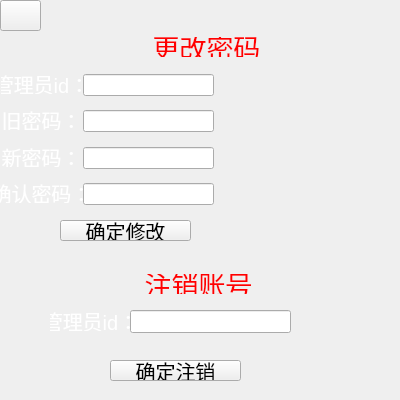
<?xml version="1.0" encoding="UTF-8"?>
<ui version="4.0">
 <class>ModifyAccount</class>
 <widget class="QWidget" name="ModifyAccount">
  <property name="geometry">
   <rect>
    <x>0</x>
    <y>0</y>
    <width>400</width>
    <height>400</height>
   </rect>
  </property>
  <property name="windowTitle">
   <string>Form</string>
  </property>
  <widget class="QLabel" name="label_2">
   <property name="geometry">
    <rect>
     <x>1</x>
     <y>74</y>
     <width>81</width>
     <height>20</height>
    </rect>
   </property>
   <property name="sizePolicy">
    <sizepolicy hsizetype="Expanding" vsizetype="Expanding">
     <horstretch>0</horstretch>
     <verstretch>0</verstretch>
    </sizepolicy>
   </property>
   <property name="font">
    <font>
     <pointsize>15</pointsize>
    </font>
   </property>
   <property name="styleSheet">
    <string notr="true">color: rgb(255, 255, 255);</string>
   </property>
   <property name="text">
    <string>管理员id：</string>
   </property>
   <property name="alignment">
    <set>Qt::AlignCenter</set>
   </property>
  </widget>
  <widget class="QLineEdit" name="lineEdit_modid">
   <property name="geometry">
    <rect>
     <x>83</x>
     <y>74</y>
     <width>131</width>
     <height>22</height>
    </rect>
   </property>
   <property name="sizePolicy">
    <sizepolicy hsizetype="Expanding" vsizetype="Expanding">
     <horstretch>0</horstretch>
     <verstretch>0</verstretch>
    </sizepolicy>
   </property>
  </widget>
  <widget class="QLabel" name="label_3">
   <property name="geometry">
    <rect>
     <x>1</x>
     <y>110</y>
     <width>81</width>
     <height>20</height>
    </rect>
   </property>
   <property name="sizePolicy">
    <sizepolicy hsizetype="Expanding" vsizetype="Expanding">
     <horstretch>0</horstretch>
     <verstretch>0</verstretch>
    </sizepolicy>
   </property>
   <property name="font">
    <font>
     <pointsize>15</pointsize>
    </font>
   </property>
   <property name="styleSheet">
    <string notr="true">color: rgb(255, 255, 255);</string>
   </property>
   <property name="text">
    <string>旧密码：</string>
   </property>
   <property name="alignment">
    <set>Qt::AlignCenter</set>
   </property>
  </widget>
  <widget class="QLineEdit" name="lineEdit_oldpass">
   <property name="geometry">
    <rect>
     <x>83</x>
     <y>110</y>
     <width>131</width>
     <height>22</height>
    </rect>
   </property>
   <property name="sizePolicy">
    <sizepolicy hsizetype="Expanding" vsizetype="Expanding">
     <horstretch>0</horstretch>
     <verstretch>0</verstretch>
    </sizepolicy>
   </property>
  </widget>
  <widget class="QLabel" name="label_4">
   <property name="geometry">
    <rect>
     <x>1</x>
     <y>147</y>
     <width>81</width>
     <height>20</height>
    </rect>
   </property>
   <property name="sizePolicy">
    <sizepolicy hsizetype="Expanding" vsizetype="Expanding">
     <horstretch>0</horstretch>
     <verstretch>0</verstretch>
    </sizepolicy>
   </property>
   <property name="font">
    <font>
     <pointsize>15</pointsize>
    </font>
   </property>
   <property name="styleSheet">
    <string notr="true">color: rgb(255, 255, 255);</string>
   </property>
   <property name="text">
    <string>新密码：</string>
   </property>
   <property name="alignment">
    <set>Qt::AlignCenter</set>
   </property>
  </widget>
  <widget class="QLineEdit" name="lineEdit_newpass">
   <property name="geometry">
    <rect>
     <x>83</x>
     <y>147</y>
     <width>131</width>
     <height>22</height>
    </rect>
   </property>
   <property name="sizePolicy">
    <sizepolicy hsizetype="Expanding" vsizetype="Expanding">
     <horstretch>0</horstretch>
     <verstretch>0</verstretch>
    </sizepolicy>
   </property>
  </widget>
  <widget class="QLabel" name="label_5">
   <property name="geometry">
    <rect>
     <x>-9</x>
     <y>183</y>
     <width>101</width>
     <height>20</height>
    </rect>
   </property>
   <property name="sizePolicy">
    <sizepolicy hsizetype="Expanding" vsizetype="Expanding">
     <horstretch>0</horstretch>
     <verstretch>0</verstretch>
    </sizepolicy>
   </property>
   <property name="font">
    <font>
     <pointsize>15</pointsize>
    </font>
   </property>
   <property name="styleSheet">
    <string notr="true">color: rgb(255, 255, 255);</string>
   </property>
   <property name="text">
    <string>确认密码：</string>
   </property>
   <property name="alignment">
    <set>Qt::AlignCenter</set>
   </property>
  </widget>
  <widget class="QLineEdit" name="lineEdit_newpass2">
   <property name="geometry">
    <rect>
     <x>83</x>
     <y>183</y>
     <width>131</width>
     <height>22</height>
    </rect>
   </property>
   <property name="sizePolicy">
    <sizepolicy hsizetype="Expanding" vsizetype="Expanding">
     <horstretch>0</horstretch>
     <verstretch>0</verstretch>
    </sizepolicy>
   </property>
  </widget>
  <widget class="QLabel" name="label_6">
   <property name="geometry">
    <rect>
     <x>11</x>
     <y>37</y>
     <width>391</width>
     <height>20</height>
    </rect>
   </property>
   <property name="sizePolicy">
    <sizepolicy hsizetype="Expanding" vsizetype="Expanding">
     <horstretch>0</horstretch>
     <verstretch>0</verstretch>
    </sizepolicy>
   </property>
   <property name="font">
    <font>
     <pointsize>20</pointsize>
    </font>
   </property>
   <property name="styleSheet">
    <string notr="true">color: rgb(255, 0, 0);</string>
   </property>
   <property name="text">
    <string>更改密码</string>
   </property>
   <property name="alignment">
    <set>Qt::AlignCenter</set>
   </property>
  </widget>
  <widget class="QLabel" name="label_7">
   <property name="geometry">
    <rect>
     <x>8</x>
     <y>274</y>
     <width>381</width>
     <height>20</height>
    </rect>
   </property>
   <property name="sizePolicy">
    <sizepolicy hsizetype="Expanding" vsizetype="Expanding">
     <horstretch>0</horstretch>
     <verstretch>0</verstretch>
    </sizepolicy>
   </property>
   <property name="font">
    <font>
     <pointsize>20</pointsize>
    </font>
   </property>
   <property name="styleSheet">
    <string notr="true">color: rgb(255, 0, 0);</string>
   </property>
   <property name="text">
    <string>注销账号</string>
   </property>
   <property name="alignment">
    <set>Qt::AlignCenter</set>
   </property>
  </widget>
  <widget class="QLineEdit" name="lineEdit_delid">
   <property name="geometry">
    <rect>
     <x>130</x>
     <y>310</y>
     <width>161</width>
     <height>23</height>
    </rect>
   </property>
   <property name="sizePolicy">
    <sizepolicy hsizetype="Expanding" vsizetype="Expanding">
     <horstretch>0</horstretch>
     <verstretch>0</verstretch>
    </sizepolicy>
   </property>
   <property name="font">
    <font>
     <pointsize>15</pointsize>
    </font>
   </property>
  </widget>
  <widget class="QLabel" name="label_8">
   <property name="geometry">
    <rect>
     <x>50</x>
     <y>310</y>
     <width>81</width>
     <height>21</height>
    </rect>
   </property>
   <property name="sizePolicy">
    <sizepolicy hsizetype="Expanding" vsizetype="Expanding">
     <horstretch>0</horstretch>
     <verstretch>0</verstretch>
    </sizepolicy>
   </property>
   <property name="font">
    <font>
     <pointsize>15</pointsize>
    </font>
   </property>
   <property name="styleSheet">
    <string notr="true">color: rgb(255, 255, 255);</string>
   </property>
   <property name="text">
    <string>管理员id：</string>
   </property>
   <property name="alignment">
    <set>Qt::AlignCenter</set>
   </property>
  </widget>
  <widget class="QPushButton" name="pushButton_mod">
   <property name="geometry">
    <rect>
     <x>60</x>
     <y>220</y>
     <width>131</width>
     <height>21</height>
    </rect>
   </property>
   <property name="sizePolicy">
    <sizepolicy hsizetype="Expanding" vsizetype="Expanding">
     <horstretch>0</horstretch>
     <verstretch>0</verstretch>
    </sizepolicy>
   </property>
   <property name="font">
    <font>
     <pointsize>15</pointsize>
    </font>
   </property>
   <property name="text">
    <string>确定修改</string>
   </property>
  </widget>
  <widget class="QPushButton" name="pushButton_del">
   <property name="geometry">
    <rect>
     <x>110</x>
     <y>360</y>
     <width>131</width>
     <height>21</height>
    </rect>
   </property>
   <property name="sizePolicy">
    <sizepolicy hsizetype="Expanding" vsizetype="Expanding">
     <horstretch>0</horstretch>
     <verstretch>0</verstretch>
    </sizepolicy>
   </property>
   <property name="font">
    <font>
     <pointsize>15</pointsize>
    </font>
   </property>
   <property name="text">
    <string>确定注销</string>
   </property>
  </widget>
  <widget class="QLabel" name="label_9">
   <property name="geometry">
    <rect>
     <x>-10</x>
     <y>-12</y>
     <width>421</width>
     <height>281</height>
    </rect>
   </property>
   <property name="styleSheet">
    <string notr="true">border-image: url(:/Image/mod.png);</string>
   </property>
   <property name="text">
    <string/>
   </property>
  </widget>
  <widget class="QLabel" name="label_10">
   <property name="geometry">
    <rect>
     <x>-10</x>
     <y>248</y>
     <width>421</width>
     <height>161</height>
    </rect>
   </property>
   <property name="styleSheet">
    <string notr="true">border-image: url(:/Image/del1.png);</string>
   </property>
   <property name="text">
    <string/>
   </property>
  </widget>
  <widget class="QPushButton" name="pushButton_back">
   <property name="geometry">
    <rect>
     <x>0</x>
     <y>0</y>
     <width>41</width>
     <height>31</height>
    </rect>
   </property>
   <property name="styleSheet">
    <string notr="true">border-image: url(:/Image/s.png);</string>
   </property>
   <property name="text">
    <string/>
   </property>
  </widget>
  <zorder>label_10</zorder>
  <zorder>label_9</zorder>
  <zorder>label_2</zorder>
  <zorder>lineEdit_modid</zorder>
  <zorder>label_3</zorder>
  <zorder>lineEdit_oldpass</zorder>
  <zorder>label_4</zorder>
  <zorder>lineEdit_newpass</zorder>
  <zorder>label_5</zorder>
  <zorder>lineEdit_newpass2</zorder>
  <zorder>label_6</zorder>
  <zorder>label_7</zorder>
  <zorder>lineEdit_delid</zorder>
  <zorder>label_8</zorder>
  <zorder>pushButton_mod</zorder>
  <zorder>pushButton_del</zorder>
  <zorder>pushButton_back</zorder>
 </widget>
 <resources/>
 <connections/>
</ui>
